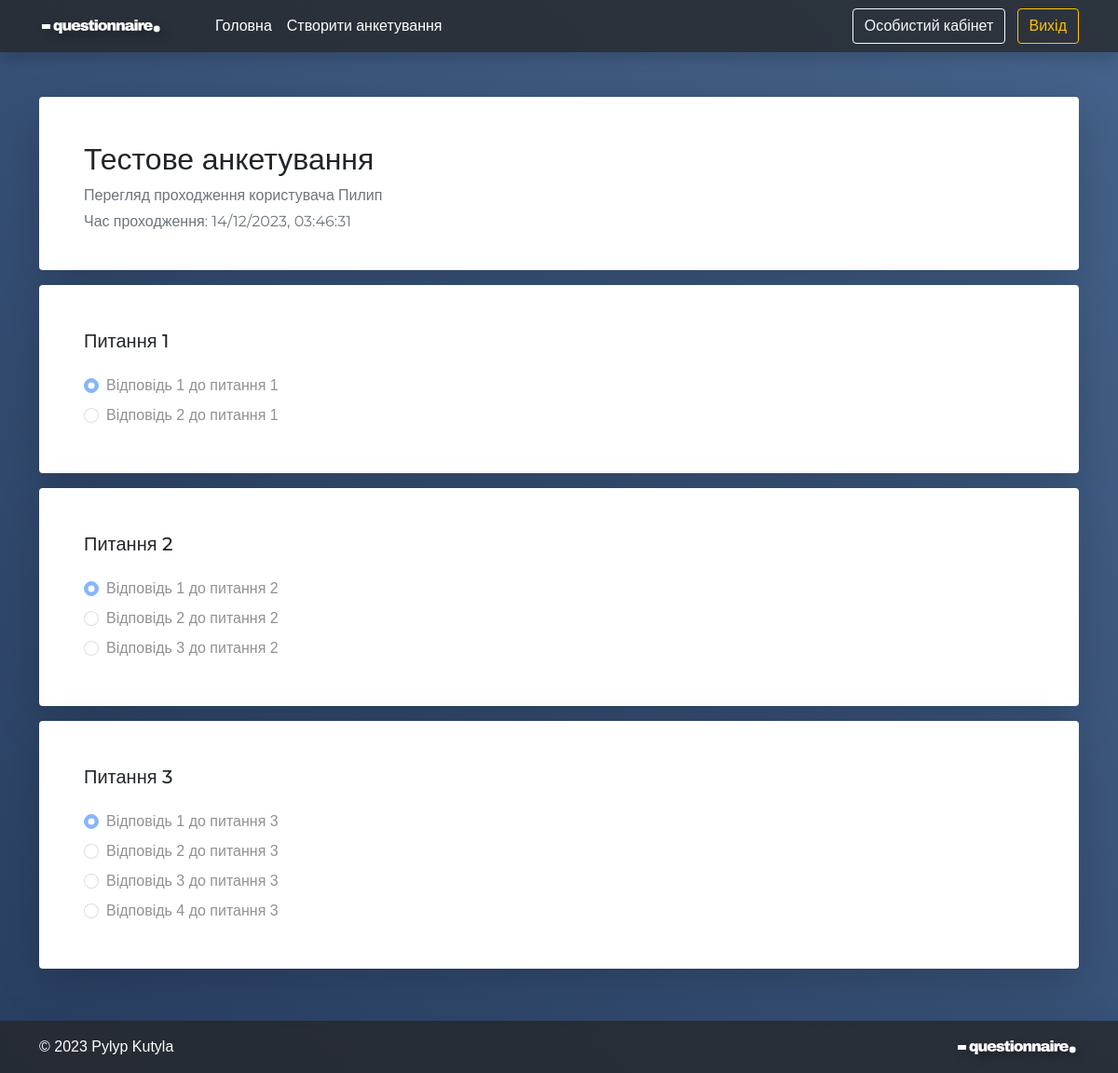
The app's page /session-view/1 (signed in) with its own data.
### start.py (models this page shows, shortened)
class Surveys(db.Model):
    id = db.Column(db.Integer, primary_key=True)
    code = db.Column(db.String(500), unique=True, nullable=False)
    access = db.Column(db.Boolean, nullable=False)
    title = db.Column(db.String(500), nullable=False)
    user_id = db.Column(db.Integer, db.ForeignKey('users.id'), nullable=False)
    questions = db.relationship('Questions', backref='survey')
    sessions = db.relationship('Sessions', backref='survey')

class Users(db.Model):
    id = db.Column(db.Integer, primary_key=True)
    name = db.Column(db.String(128), nullable=False)
    email = db.Column(db.String(128), index=True, unique=True, nullable=False)
    password_hash = db.Column(db.String(128))
    surveys = db.relationship('Surveys', backref='author')
    sessions = db.relationship('Sessions', backref='respondent')

class Sessions(db.Model):
    id = db.Column(db.Integer, primary_key=True)
    user_id = db.Column(db.Integer, db.ForeignKey('users.id'), nullable=False)
    survey_id = db.Column(db.Integer, db.ForeignKey('surveys.id'), nullable=False)
    date_time = db.Column(db.String(500), nullable=False)
    answersforsessions = db.relationship('Answersforsessions', backref='session')

class Questions(db.Model):
    id = db.Column(db.Integer, primary_key=True)
    text = db.Column(db.String(3000), nullable=False)
    num_in_survey = db.Column(db.Integer, nullable=False)
    survey_id = db.Column(db.Integer, db.ForeignKey('surveys.id'), nullable=False)
    answers = db.relationship('Answers', backref='question')
    answersforsessions = db.relationship('Answersforsessions', backref='question')

class Answers(db.Model):
    id = db.Column(db.Integer, primary_key=True)
    text = db.Column(db.String(3000), nullable=False)
    num_in_question = db.Column(db.Integer, nullable=False)
    question_id = db.Column(db.Integer, db.ForeignKey('questions.id'), nullable=False)
    answersforsessions = db.relationship('Answersforsessions', backref='answer')
    report = db.relationship('Reports', uselist=False, backref='answer')

class Answersforsessions(db.Model):
    id = db.Column(db.Integer, primary_key=True)
    session_id = db.Column(db.Integer, db.ForeignKey('sessions.id'), nullable=False)
    question_id = db.Column(db.Integer, db.ForeignKey('questions.id'), nullable=False)
    answer_id = db.Column(db.Integer, db.ForeignKey('answers.id'), nullable=False)

### start.py (the view)
@app.route('/session-view/<int:session_id>')
def session_view(session_id):
    session_by_id = Sessions.query.filter_by(id=session_id).first()
    try:
        if session_by_id.survey.user_id == session['user']:
            pass
        else:
            return redirect('/')
    except:
        return redirect('/')
    return render_template('session.html', session_current=session_by_id)

### templates/session.html (shortened to what this page needs)
<!DOCTYPE html>
<html lang="en">
	<head>
		<link href="https://cdn.jsdelivr.net/npm/bootstrap@5.0.2/dist/css/bootstrap.min.css" rel="stylesheet"
>
	</head>
	<body>
                <div class="d-none d-xl-block">
                    <header class="p-2 shadow transparency">
                        <div class="container d-flex flex-wrap align-items-center">
                            <a href="{{ url_for('main') }}">
                                <img id="logo-header-xl-scr" class="img-fluid" src="{{ url_for('static', filename='static/design/svg/logo2.svg') }}" alt="logo"/>
                            </a>
                            <ul class="nav col-lg-auto me-lg-auto px-5">
                                <li><a href="{{ url_for('main') }}" class="nav-link px-2 text-white">Головна</a></li>
                                <li><a href="{{ url_for('create') }}" class="nav-link px-2 text-white">Створити анкетування</a></li>
                            </ul>
                            <div>
                                {% if session['logged_in'] %}
                                    <form action="{{ url_for('cabinet') }}">
                                        <button type="submit" class="btn btn-outline-light me-2">Особистий кабінет</button>
                                        <button type="button" class="btn btn-outline-warning" data-bs-toggle="modal" data-bs-target="#signoutModalCenter-xl-scr">Вихід</button>
                                    </form>
                                {% endif %}
                            </div>
                        </div>
                    </header>
                    <main class="container d-flex flex-wrap align-items-center justify-content-center">
                            <div class="w-100 px-5 pt-5 pb-4 mt-5 mb-2 bg-white shadow-lg rounded">
                                <p class="h2">{{ session_current.survey.title }}</p>
                                {% if session_current.user_id == 0 %}
                                    <p class="text-secondary mb-1">Перегляд анонімного проходження</p>
                                    <p class="text-secondary">Час проходження: {{ session_current.date_time }}</p>
                                {% else %}
                                    <p class="text-secondary mb-1">Перегляд проходження користувача {{ session_current.respondent.name }}</p>
                                    <p class="text-secondary">Час проходження: {{ session_current.date_time }}</p>
                                {% endif %}
                            </div>
                            {% for question in session_current.survey.questions %}
                                <div class="w-100 my-2 bg-white shadow-lg rounded">
                                    <div class="p-5">
                                        <p class="h5">{{ question.text }}</p>
                                        <div class="mt-4">
                                            {% for answer in question.answers %}
                                                <div class="form-check mt-2">
                                                    <input class="form-check-input" type="radio" value="{{ answer.id }}" name="radio-xl{{ question.num_in_survey }}" id="radio-xl{{ question.num_in_survey }}-{{ answer.num_in_question }}"
                                                    {% for answerforsession in session_current.answersforsessions %}
                                                        {% if answer.id == answerforsession.answer_id %}
                                                            checked
                                                        {% else %}
                                                        {% endif %}
                                                    {% endfor %}
                                                    disabled/>
                                                    <label class="form-check-label text-light-mon" for="radio-xl{{ question.num_in_survey }}-{{ answer.num_in_question }}">
                                                        {{ answer.text }}
                                                    </label>
                                                </div>
                                            {% endfor %}
                                        </div>
                                    </div>
                                </div>
                            {% endfor %}
                    </main>
                    <footer class="footer mt-5 shadow-lg transparency">
                        <div class="container d-flex flex-wrap justify-content-between align-items-center py-2">
                            <p class="mb-0 text" style="font-family:'Montserrat ExtraLight', sans-serif;">&copy; 2023 Pylyp Kutyla</p>
                            <a href="{{ url_for('main') }}">
                                <img id="logo-footer-xl-scr" class="img-fluid" src="{{ url_for('static', filename='static/design/svg/logo2.svg') }}" alt="logo"/>
                            </a>
                        </div>
                    </footer>
                </div>
    </body>
</html>

### templates/session.html (style rules this page uses)
body { font-family: 'Montserrat', sans-serif; background: linear-gradient(45deg,#F0F0F0,#213555,#4F709C,#E5D283); background-size: 500% 500%; animation: animation 10s ease-in-out infinite; }
header { background-color:rgb(36,36,36); }
footer { background-color:rgb(36,36,36); }
.text-light-mon { font-family:'Montserrat Light', sans-serif; }
.transparency { background-color:rgba(36,36,36,0.75) !important; color:white !important; }
#logo-header-xl-scr { filter: drop-shadow(5px 5px 5px rgba(0,0,0,0.3)); }
#logo-footer-xl-scr { filter: drop-shadow(5px 5px 5px rgba(0,0,0,0.3)); }

### records on screen
Surveys: survey "Тестове анкетування"
Users: respondent.name "Пилип"
Questions: text "Питання 1"
Answers: id "☑ Відповідь 1 до питання 1", text "Відповідь 1 до питання 1"
Answers: id "☐ Відповідь 2 до питання 1", text "Відповідь 2 до питання 1"
Questions: text "Питання 2"
Answers: id "☑ Відповідь 1 до питання 2", text "Відповідь 1 до питання 2"
Answers: id "☐ Відповідь 2 до питання 2", text "Відповідь 2 до питання 2"
Answers: id "☐ Відповідь 3 до питання 2", text "Відповідь 3 до питання 2"
Questions: text "Питання 3"
Answers: id "☑ Відповідь 1 до питання 3", text "Відповідь 1 до питання 3"
Answers: id "☐ Відповідь 2 до питання 3", text "Відповідь 2 до питання 3"
Answers: id "☐ Відповідь 3 до питання 3", text "Відповідь 3 до питання 3"
Answers: id "☐ Відповідь 4 до питання 3", text "Відповідь 4 до питання 3"

### other values on screen
{{ session_current.date_time }} "14/12/2023, 03:46:31"
